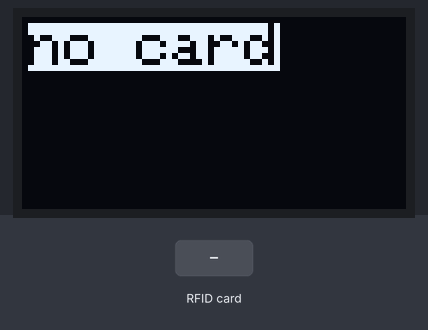
This sketch was run on a simulated Arduino Uno, built with avr-gcc and run on an emulated ATmega328P. Shown: 128×64 one-colour display. Inputs (shaded band) come from the test bench. What the sketch prints to the serial monitor is not drawn.

Above: at 1.2 s.
1.3 s: RFID card 12 22 17 11 37 held to the reader
At 4.0 s:
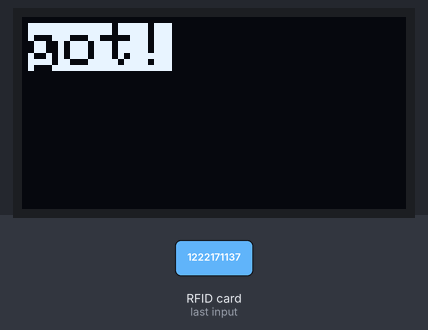
At 7.1 s:
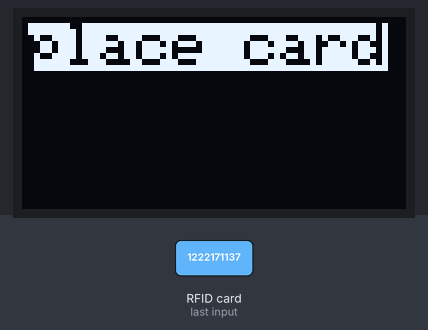
Timing chart, 0 to 8.6 s (numbered marks = the images above; inputs shaded):
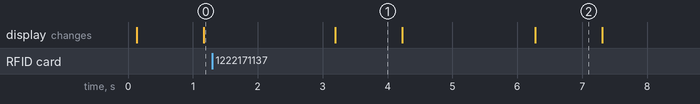

The sketch:

RF_3tags_oled_dec17c.ino
```cpp
#include<Wire.h>//i2c comm
#include <Adafruit_GFX.h>//pixel
#include<Adafruit_SSD1306.h>//oled driver , send to oled via i2c

#include <SPI.h>
#include <MFRC522.h>
int width=128;
int height=64;
int addr=0x3C;
Adafruit_SSD1306 conf(width, height,&Wire);//&wire reference to I²C bus

int ss = 10;int rs = 17;

MFRC522 rf(ss, rs);
char dish[]="1222171137";
char new_one[]="1138210839";
char new_two[]="14418916534";
char s[12]="";

void setup() {
//reset pin of oled will reset from the begin (-1 skip the reset pin )
Wire.begin();//i2c
conf.begin(SSD1306_SWITCHCAPVCC,addr);//SSD1306_SWITCHCAPVCC powered internally

Serial.begin(9600);
SPI.begin();
rf.PCD_Init();}

void loop() {

  read_rf();//uid
  rf.PICC_HaltA();
  rf.PCD_StopCrypto1();
  conv_string();
  cmp();
  delay(2000);


}


void confr(){
 conf.clearDisplay();
 conf.setTextSize(2);//font max 11 one cha
 conf.setCursor(2,2);
 conf.setTextColor(BLACK,WHITE);
}
void read_rf(){
if (!rf.PICC_IsNewCardPresent()) { //Serial.println("Place the card ");
 confr();
 conf.print("place card");
 conf.display();}
    //is new card or not
    if (rf.PICC_ReadCardSerial()) {
      //good to read the addr but not matching ?
      //Serial.println(rf.uid.size);
      //Serial.print("UID ");
        confr();
        conf.print("got!");
        conf.display();

      for (int i = 0; i < rf.uid.size; i++) {
        Serial.print(rf.uid.uidByte[i]);  // int old[]=rf.uid.uidByte[i];
      }
      Serial.println(" ");

    }
  delay(1000);
}
void conv_string() {
  int index = 0;
  for (int i = 0; i < rf.uid.size; i++) {
    index += sprintf(s + index, "%d", rf.uid.uidByte[i]);
  }
  s[index] = '\0';
}
void cmp(){
  conv_string();
  if(strcmp(s,dish)==0){
    //Serial.println("dish");
    confr();
    confr();
    conf.print("dish");
    conf.display();
  }
  else if (strcmp(s,new_one)==0){
    //Serial.println("new_one");
    confr();
    conf.print("new_one");
    conf.display();
  }
  else if(strcmp(s,new_two)==0){
      confr();
      conf.print("new_two");
      conf.display();
  }
  else{
     confr();
      conf.print("no card");
      conf.display();
  }
}
```

Measured:
- after the input at 1.3 s, the display: changes after 1.9 s (image 1)
- what the display in image 1 shows lasts 1.0 s, from 3.2 s to 4.2 s
